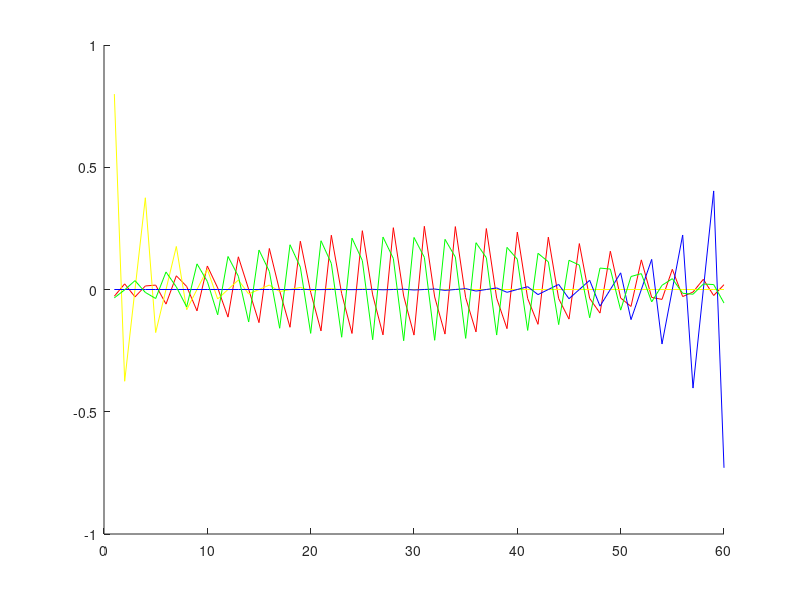

Source code (MATLAB):
%% Generate Eignevector's graph
clc 
clear all

% define paramters
N = 60;

lambda = 0;

t = 0.5;
E0 = 2;
f = 1/3;
a = 10;
n = 1:N;

c = 1;

k = 0.5;
r = E0 - 2*t*cos(2*pi*f*n + k*a);
M = diag(r);
for i = 2:N
    M(i, i - 1) = 1;
    M(i - 1, i) = 1;
end 
M(N, 1) = lambda;
M(1, N) = lambda;

[V, D] = eig(M);

d = [19 20 21 22]

figure 

colors = ['r', 'y', 'b', 'g']
for i =1:length(d)
    hold on;
    plot(V(:,d(i)), colors(i));
end




